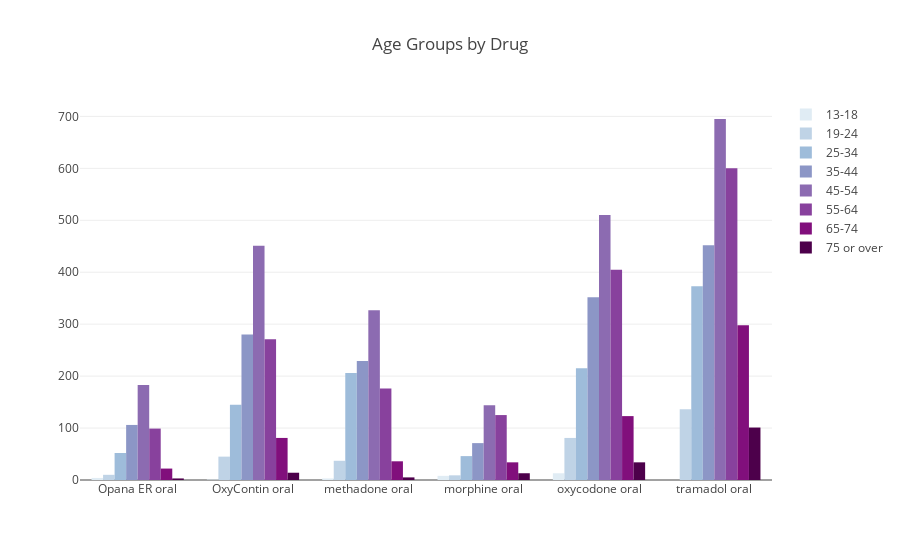

The cell this chart's notebook holds for it:
### Code cell
# interactive plot of age distribution
ages = sorted(data2.age.unique())

col = []
for i in range(0, len(ages)):
    col.append(cl.scales['9']['seq']['BuPu'][i+1])


trace = []
for i in range(0, len(ages)):
    trace.append(go.Bar(x = drugNames,
                        y = data2.total[data2.age == ages[i]], 
                        name = ages[i],
                        marker = dict(color = col[i])
                        ))
layout = go.Layout(title = 'Age Groups by Drug')
    
iplot(go.Figure(data = trace, layout = layout))

### Figure 1 — Plotly figure (JSON) as saved in the notebook; plotly's stock layout.template omitted (floating-point values rounded to 4 significant figures)
{"data": [{"marker": {"color": "rgb(224,236,244)"}, "name": "13-18", "type": "bar", "uid": "5c1fd818-abd5-11e8-b082-f0e2b0e4142d", "x": ["Opana ER oral", "OxyContin oral", "methadone oral", "morphine oral", "oxycodone oral", "tramadol oral"], "y": [4, 1, 3, 8, 13]}, {"marker": {"color": "rgb(191,211,230)"}, "name": "19-24", "type": "bar", "uid": "5c1fd819-abd5-11e8-b8f9-f0e2b0e4142d", "x": ["Opana ER oral", "OxyContin oral", "methadone oral", "morphine oral", "oxycodone oral", "tramadol oral"], "y": [10, 45, 37, 9, 81, 136]}, {"marker": {"color": "rgb(158,188,218)"}, "name": "25-34", "type": "bar", "uid": "5c1fd81a-abd5-11e8-9aea-f0e2b0e4142d", "x": ["Opana ER oral", "OxyContin oral", "methadone oral", "morphine oral", "oxycodone oral", "tramadol oral"], "y": [52, 145, 206, 46, 215, 373]}, {"marker": {"color": "rgb(140,150,198)"}, "name": "35-44", "type": "bar", "uid": "5c1fd81b-abd5-11e8-8297-f0e2b0e4142d", "x": ["Opana ER oral", "OxyContin oral", "methadone oral", "morphine oral", "oxycodone oral", "tramadol oral"], "y": [106, 280, 229, 71, 352, 452]}, {"marker": {"color": "rgb(140,107,177)"}, "name": "45-54", "type": "bar", "uid": "5c1fd81c-abd5-11e8-9092-f0e2b0e4142d", "x": ["Opana ER oral", "OxyContin oral", "methadone oral", "morphine oral", "oxycodone oral", "tramadol oral"], "y": [183, 451, 327, 144, 510, 695]}, {"marker": {"color": "rgb(136,65,157)"}, "name": "55-64", "type": "bar", "uid": "5c1fd81d-abd5-11e8-bdca-f0e2b0e4142d", "x": ["Opana ER oral", "OxyContin oral", "methadone oral", "morphine oral", "oxycodone oral", "tramadol oral"], "y": [99, 271, 176, 125, 405, 600]}, {"marker": {"color": "rgb(129,15,124)"}, "name": "65-74", "type": "bar", "uid": "5c1fd81e-abd5-11e8-a0b8-f0e2b0e4142d", "x": ["Opana ER oral", "OxyContin oral", "methadone oral", "morphine oral", "oxycodone oral", "tramadol oral"], "y": [22, 81, 36, 34, 123, 298]}, {"marker": {"color": "rgb(77,0,75)"}, "name": "75 or over", "type": "bar", "uid": "5c1fd81f-abd5-11e8-9f19-f0e2b0e4142d", "x": ["Opana ER oral", "OxyContin oral", "methadone oral", "morphine oral", "oxycodone oral", "tramadol oral"], "y": [3, 14, 5, 13, 34, 101]}], "layout": {"title": "Age Groups by Drug"}}
